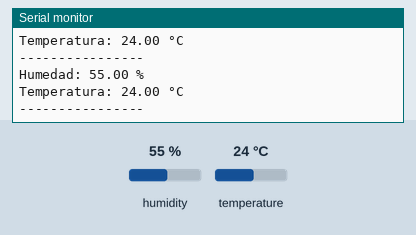
This sketch was run on a simulated Arduino Uno, built with avr-gcc and run on an emulated ATmega328P. Parts: the last lines printed to the serial monitor. The test bench sets the inputs (shaded band); at power-on: humidity 55 %, temperature 24 °C.

Above: at 2.8 s.
2.9 s: humidity set to 22 %
At 4.5 s:
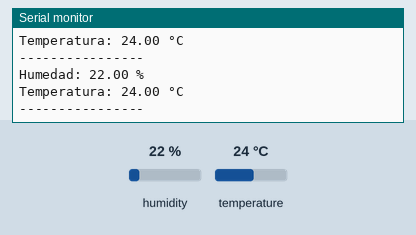
5.6 s: temperature set to 12 °C
At 6.9 s:
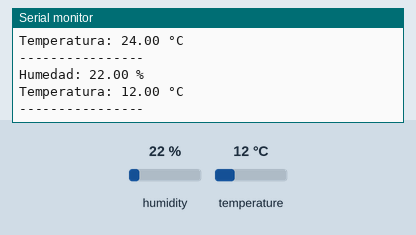
8.3 s: humidity set to 40 %
At 10.6 s:
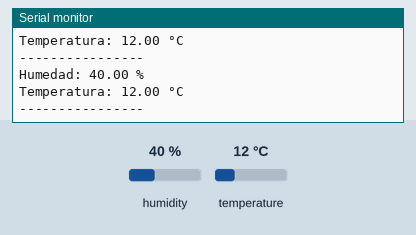
Timing chart, 0 to 12.1 s (numbered marks = the images above; inputs shaded):
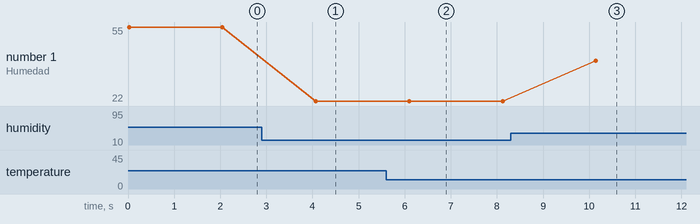

The sketch:

DHT.ino
```cpp
#include <DHT.h>

// Pin donde está conectado el DHT11
#define DHTPIN 2

// Tipo de sensor
#define DHTTYPE DHT11

// Crear objeto DHT
DHT dht(DHTPIN, DHTTYPE);

void setup() {
  Serial.begin(9600);

  // Iniciar sensor
  dht.begin();

  Serial.println("Sensor DHT11 iniciado");
}

void loop() {

  // Leer humedad
  float humedad = dht.readHumidity();

  // Leer temperatura
  float temperatura = dht.readTemperature();

  // Verificar errores
  if (isnan(humedad) || isnan(temperatura)) {
    Serial.println("Error leyendo el sensor");
    return;
  }

  Serial.print("Humedad: ");
  Serial.print(humedad);
  Serial.println(" %");

  Serial.print("Temperatura: ");
  Serial.print(temperatura);
  Serial.println(" °C");

  Serial.println("----------------");

  delay(2000);
}
```

Measured:
- after the input at 2.9 s, the serial monitor: prints a new line after 1.2 s (image 1)
- after the input at 5.6 s, the serial monitor: prints a new line after 0.52 s (image 2)
- after the input at 8.3 s, the serial monitor: prints a new line after 1.8 s (image 3)
- plotted number 1: 55 → 22 after the input at 2.9 s, 22 → 40 after the input at 8.3 s
